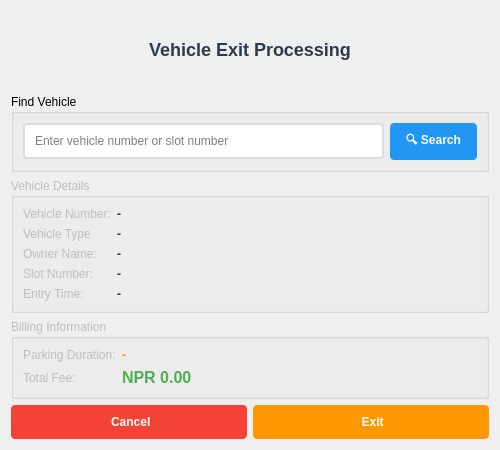
<?xml version="1.0" encoding="UTF-8"?>
<ui version="4.0">
 <class>ProcessExitDialog</class>
 <widget class="QDialog" name="ProcessExitDialog">
  <property name="geometry">
   <rect>
    <x>0</x>
    <y>0</y>
    <width>500</width>
    <height>450</height>
   </rect>
  </property>
  <property name="windowTitle">
   <string>🚪 Process Vehicle Exit</string>
  </property>
  <property name="modal">
   <bool>true</bool>
  </property>
  <layout class="QVBoxLayout" name="mainLayout">
   <item>
    <widget class="QLabel" name="titleLabel">
     <property name="styleSheet">
      <string notr="true">font-size: 18px; font-weight: bold; color: #2e3b4e; padding: 10px;</string>
     </property>
     <property name="text">
      <string>Vehicle Exit Processing</string>
     </property>
     <property name="alignment">
      <set>Qt::AlignmentFlag::AlignCenter</set>
     </property>
    </widget>
   </item>
   <item>
    <widget class="QGroupBox" name="searchGroup">
     <property name="title">
      <string>Find Vehicle</string>
     </property>
     <layout class="QHBoxLayout" name="searchLayout">
      <item>
       <widget class="QLineEdit" name="searchEdit">
        <property name="styleSheet">
         <string notr="true">padding: 8px; border: 2px solid #ddd; border-radius: 4px;</string>
        </property>
        <property name="placeholderText">
         <string>Enter vehicle number or slot number</string>
        </property>
       </widget>
      </item>
      <item>
       <widget class="QPushButton" name="searchButton">
        <property name="styleSheet">
         <string notr="true">padding: 8px 16px; font-weight: bold; background-color: #2196f3; color: white; border-radius: 4px;</string>
        </property>
        <property name="text">
         <string>🔍 Search</string>
        </property>
       </widget>
      </item>
     </layout>
    </widget>
   </item>
   <item>
    <widget class="QGroupBox" name="vehicleInfoGroup">
     <property name="enabled">
      <bool>false</bool>
     </property>
     <property name="title">
      <string>Vehicle Details</string>
     </property>
     <layout class="QFormLayout" name="infoLayout">
      <item row="0" column="0">
       <widget class="QLabel" name="vehicleNoDisplayLabel">
        <property name="text">
         <string>Vehicle Number:</string>
        </property>
       </widget>
      </item>
      <item row="0" column="1">
       <widget class="QLabel" name="vehicleNoDisplay">
        <property name="styleSheet">
         <string notr="true">font-weight: bold; color: #2e3b4e;</string>
        </property>
        <property name="text">
         <string>-</string>
        </property>
       </widget>
      </item>
      <item row="1" column="0">
       <widget class="QLabel" name="vehicleTypeDisplayLabel">
        <property name="text">
         <string>Vehicle Type</string>
        </property>
       </widget>
      </item>
      <item row="1" column="1">
       <widget class="QLabel" name="vehicleTypeDisplay">
        <property name="styleSheet">
         <string notr="true">font-weight: bold; color: #2e3b4e;</string>
        </property>
        <property name="text">
         <string>-</string>
        </property>
       </widget>
      </item>
      <item row="2" column="0">
       <widget class="QLabel" name="ownerDisplayLabel">
        <property name="text">
         <string>Owner Name:</string>
        </property>
       </widget>
      </item>
      <item row="2" column="1">
       <widget class="QLabel" name="ownerDisplay">
        <property name="styleSheet">
         <string notr="true">font-weight: bold; color: #2e3b4e;</string>
        </property>
        <property name="text">
         <string>-</string>
        </property>
       </widget>
      </item>
      <item row="3" column="0">
       <widget class="QLabel" name="slotDisplayLabel">
        <property name="text">
         <string>Slot Number:</string>
        </property>
       </widget>
      </item>
      <item row="3" column="1">
       <widget class="QLabel" name="slotDisplay">
        <property name="styleSheet">
         <string notr="true">font-weight: bold; color: #2e3b4e;</string>
        </property>
        <property name="text">
         <string>-</string>
        </property>
       </widget>
      </item>
      <item row="4" column="0">
       <widget class="QLabel" name="entryTimeDisplayLabel">
        <property name="text">
         <string>Entry Time:</string>
        </property>
       </widget>
      </item>
      <item row="4" column="1">
       <widget class="QLabel" name="entryTimeDisplay">
        <property name="styleSheet">
         <string notr="true">font-weight: bold; color: #2e3b4e;</string>
        </property>
        <property name="text">
         <string>-</string>
        </property>
       </widget>
      </item>
     </layout>
    </widget>
   </item>
   <item>
    <widget class="QGroupBox" name="billingGroup">
     <property name="enabled">
      <bool>false</bool>
     </property>
     <property name="title">
      <string>Billing Information</string>
     </property>
     <layout class="QFormLayout" name="billingLayout">
      <item row="0" column="0">
       <widget class="QLabel" name="durationLabel">
        <property name="text">
         <string>Parking Duration:</string>
        </property>
       </widget>
      </item>
      <item row="0" column="1">
       <widget class="QLabel" name="durationDisplay">
        <property name="styleSheet">
         <string notr="true">font-weight: bold; color: #ff9800;</string>
        </property>
        <property name="text">
         <string>-</string>
        </property>
       </widget>
      </item>
      <item row="1" column="0">
       <widget class="QLabel" name="totalFeeLabel">
        <property name="text">
         <string>Total Fee:</string>
        </property>
       </widget>
      </item>
      <item row="1" column="1">
       <widget class="QLabel" name="totalFeeDisplay">
        <property name="styleSheet">
         <string notr="true">font-size: 16px; font-weight: bold; color: #4caf50;</string>
        </property>
        <property name="text">
         <string>NPR 0.00</string>
        </property>
       </widget>
      </item>
     </layout>
    </widget>
   </item>
   <item>
    <layout class="QHBoxLayout" name="buttonLayout">
     <item>
      <widget class="QPushButton" name="cancelButton">
       <property name="styleSheet">
        <string notr="true">padding: 10px 20px; font-weight: bold; background-color: #f44336; color: white; border-radius: 4px;</string>
       </property>
       <property name="text">
        <string> Cancel</string>
       </property>
      </widget>
     </item>
     <item>
      <widget class="QPushButton" name="processExitButton">
       <property name="enabled">
        <bool>false</bool>
       </property>
       <property name="styleSheet">
        <string notr="true">padding: 10px 20px; font-weight: bold; background-color: #ff9800; color: white; border-radius: 4px;</string>
       </property>
       <property name="text">
        <string> Exit</string>
       </property>
      </widget>
     </item>
    </layout>
   </item>
  </layout>
 </widget>
 <resources/>
 <connections/>
</ui>
